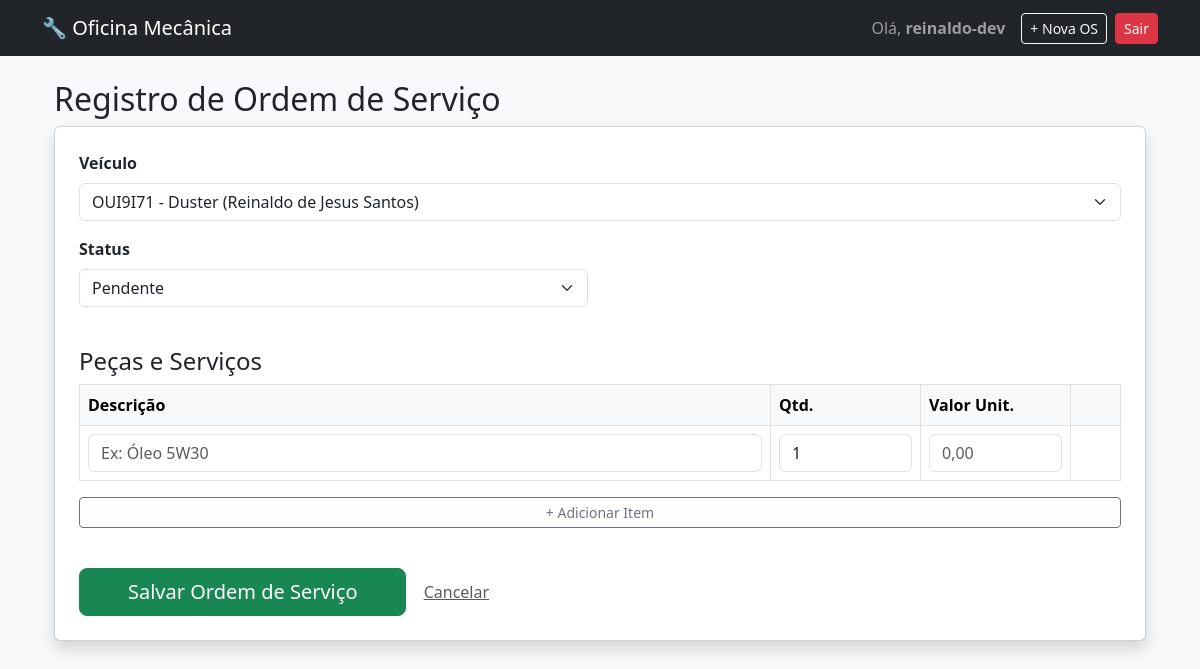
The app's page /oficina/os/editar/10/ (signed in) with its own data.
### gestao/models.py (models this page shows, shortened)
class OrdemServico(models.Model):
    STATUS_CHOICES = [
        ("P", "Pendente"),
        ("A", "Aprovado"),
        ("F", "Finalizado"),
        ("C", "Cancelado"),  # Adicionei Cancelado para maior controle
    ]
    veiculo = models.ForeignKey(Veiculo, on_delete=models.CASCADE)
    mecanico = models.ForeignKey(User, on_delete=models.PROTECT)
    data_criacao = models.DateTimeField(auto_now_add=True)
    status = models.CharField(max_length=1, choices=STATUS_CHOICES, default="P")
    observacoes = models.TextField(blank=True)

class Veiculo(models.Model):
    cliente = models.ForeignKey(
        Cliente, on_delete=models.CASCADE, related_name="veiculos"
    )
    placa = models.CharField(max_length=7, unique=True)
    modelo = models.CharField(max_length=50)
    marca = models.CharField(max_length=50)

### gestao/views.py (the view, shortened to what this page needs)
# urls.py: path("os/editar/<int:pk>/", views.nova_os, name="editar_os"),
@login_required
def nova_os(request, pk=None):
    os_instancia = get_object_or_404(OrdemServico, pk=pk) if pk else None
    veiculos = Veiculo.objects.all()
    return render(
        request, "gestao/form_os.html", {"veiculos": veiculos, "os": os_instancia}
    )

### gestao/templates/gestao/form_os.html (shortened to what this page needs)
{% extends 'gestao/base.html' %} {% load crispy_forms_tags %}
{% block content %}
<div class="container mt-4">
    <h2>Registro de Ordem de Serviço</h2>
    <form method="post" class="card p-4 shadow">
        <div class="row">
            <div class="col-12 mb-3">
                <label class="form-label fw-bold">Veículo</label>
                <select name="veiculo" class="form-select" required>
                    {% for v in veiculos %}
                    <option value="{{ v.id }}" {% if os.veiculo.id == v.id %}selected{% endif %}>
                        {{ v.placa }} - {{ v.modelo }} ({{ v.cliente.nome }})
                    </option>
                    {% endfor %}
                </select>
            </div>
            <div class="col-md-6 mb-3">
                <label class="form-label fw-bold">Status</label>
                <select name="status" class="form-select">
                    <option value="P" {% if os.status == 'P' %}selected{% endif %}>Pendente</option>
                </select>
            </div>
        </div>
        <h4 class="mt-4">Peças e Serviços</h4>
        <div class="table-responsive">
            <table class="table table-bordered" id="tabela-itens">
                <thead class="table-light">
                    <tr>
                        <th>Descrição</th>
                        <th style="width: 150px;">Qtd.</th>
                        <th style="width: 150px;">Valor Unit.</th>
                        <th style="width: 50px;"></th>
                    </tr>
                </thead>
                <tbody id="itens-body">
                    <tr>
                        <td><input type="text" name="descricao[]" class="form-control" required
                                placeholder="Ex: Óleo 5W30">
                        </td>
                        <td><input type="number" name="quantidade[]" class="form-control" step="0.01" value="1"
                                required></td>
                        <td><input type="text" name="valor[]" class="form-control" placeholder="0,00" required></td>
                        <td></td>
                    </tr>
                </tbody>
            </table>
        </div>
        <button type="button" class="btn btn-outline-secondary btn-sm mb-4" id="add-item">
            + Adicionar Item
        </button>
        <div class="mt-3">
            <button type="submit" class="btn btn-success btn-lg px-5">Salvar Ordem de Serviço</button>
            <a href="{% url 'dashboard' %}" class="btn btn-link text-muted">Cancelar</a>
        </div>
    </form>
</div>
    {% endblock %}

### gestao/templates/gestao/base.html (shortened to what this page needs)
<!DOCTYPE html>
<html lang="pt-br">
<head>
    <link href="https://cdn.jsdelivr.net/npm/bootstrap@5.3.0/dist/css/bootstrap.min.css" rel="stylesheet">
</head>
<body class="bg-light">
    <nav class="navbar navbar-expand-lg navbar-dark bg-dark mb-4">
        <div class="container">
            <a class="navbar-brand" href="{% url 'dashboard' %}">🔧 Oficina Mecânica</a>
            <div class="d-flex align-items-center">
                {% if user.is_authenticated %}
                <span class="navbar-text me-3">
                    Olá, <strong>{{ user.username }}</strong>
                </span>
                <a href="{% url 'nova_os' %}" class="btn btn-sm btn-outline-light me-2">+ Nova OS</a>
                <a href="/admin/logout/" class="btn btn-sm btn-danger">Sair</a>
                {% endif %}
            </div>
        </div>
        </nav>
    <div class="container">
        {% block content %}
        {% endblock %}
    </div>
</body>
</html>

### records on screen
OrdemServico: veiculo "OUI9I71 - Duster (Reinaldo de Jesus Santos)", status "Pendente"

### other values on screen
{{ user.username }} "reinaldo-dev"
